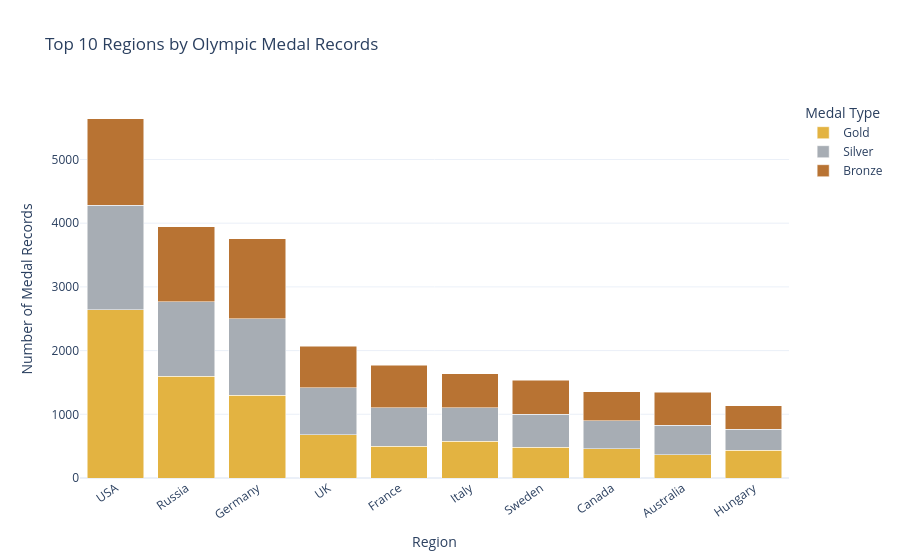

Source (notebook cell):
### Code cell
import plotly.express as px

# Select the top 10 regions by total medal records
top_10 = (
    medal_counts
    .head(10)
    .reset_index()
)

# Convert medal columns into long format for Plotly
top_10_long = top_10.melt(
    id_vars=["Region"],
    value_vars=["Gold", "Silver", "Bronze"],
    var_name="Medal Type",
    value_name="Medal Records"
)

fig = px.bar(
    top_10_long,
    x="Region",
    y="Medal Records",
    color="Medal Type",
    barmode="stack",
    title="Top 10 Regions by Olympic Medal Records",
    labels={
        "Region": "Region",
        "Medal Records": "Number of Medal Records",
        "Medal Type": "Medal Type"
    },
    category_orders={
        "Region": top_10["Region"].tolist(),
        "Medal Type": ["Gold", "Silver", "Bronze"]
    },
    color_discrete_map={
        "Gold": "#E3B341",
        "Silver": "#A7ADB4",
        "Bronze": "#B87333"
    }
)

fig.update_layout(
    template="plotly_white",
    xaxis_tickangle=-35,
    legend_title_text="Medal Type"
)

fig.show()

### Figure 1 — Plotly figure (JSON) as saved in the notebook; plotly's stock layout.template omitted (floating-point values rounded to 4 significant figures)
{"data": [{"hovertemplate": "Medal Type=Gold<br>Region=%{x}<br>Number of Medal Records=%{y}<extra></extra>", "legendgroup": "Gold", "marker": {"color": "#E3B341", "pattern": {"shape": ""}}, "name": "Gold", "orientation": "v", "showlegend": true, "textposition": "auto", "type": "bar", "x": ["USA", "Russia", "Germany", "UK", "France", "Italy", "Sweden", "Canada", "Australia", "Hungary"], "xaxis": "x", "y": [2638, 1599, 1301, 677, 499, 575, 479, 463, 368, 432], "yaxis": "y"}, {"hovertemplate": "Medal Type=Silver<br>Region=%{x}<br>Number of Medal Records=%{y}<extra></extra>", "legendgroup": "Silver", "marker": {"color": "#A7ADB4", "pattern": {"shape": ""}}, "name": "Silver", "orientation": "v", "showlegend": true, "textposition": "auto", "type": "bar", "x": ["USA", "Russia", "Germany", "UK", "France", "Italy", "Sweden", "Canada", "Australia", "Hungary"], "xaxis": "x", "y": [1641, 1170, 1195, 739, 602, 531, 522, 438, 459, 332], "yaxis": "y"}, {"hovertemplate": "Medal Type=Bronze<br>Region=%{x}<br>Number of Medal Records=%{y}<extra></extra>", "legendgroup": "Bronze", "marker": {"color": "#B87333", "pattern": {"shape": ""}}, "name": "Bronze", "orientation": "v", "showlegend": true, "textposition": "auto", "type": "bar", "x": ["USA", "Russia", "Germany", "UK", "France", "Italy", "Sweden", "Canada", "Australia", "Hungary"], "xaxis": "x", "y": [1358, 1178, 1260, 651, 666, 531, 535, 451, 522, 371], "yaxis": "y"}], "layout": {"barmode": "stack", "legend": {"title": {"text": "Medal Type"}, "tracegroupgap": 0}, "title": {"text": "Top 10 Regions by Olympic Medal Records"}, "xaxis": {"anchor": "y", "categoryarray": ["USA", "Russia", "Germany", "UK", "France", "Italy", "Sweden", "Canada", "Australia", "Hungary"], "categoryorder": "array", "domain": [0, 1], "tickangle": -35, "title": {"text": "Region"}}, "yaxis": {"anchor": "x", "domain": [0, 1], "title": {"text": "Number of Medal Records"}}}}
